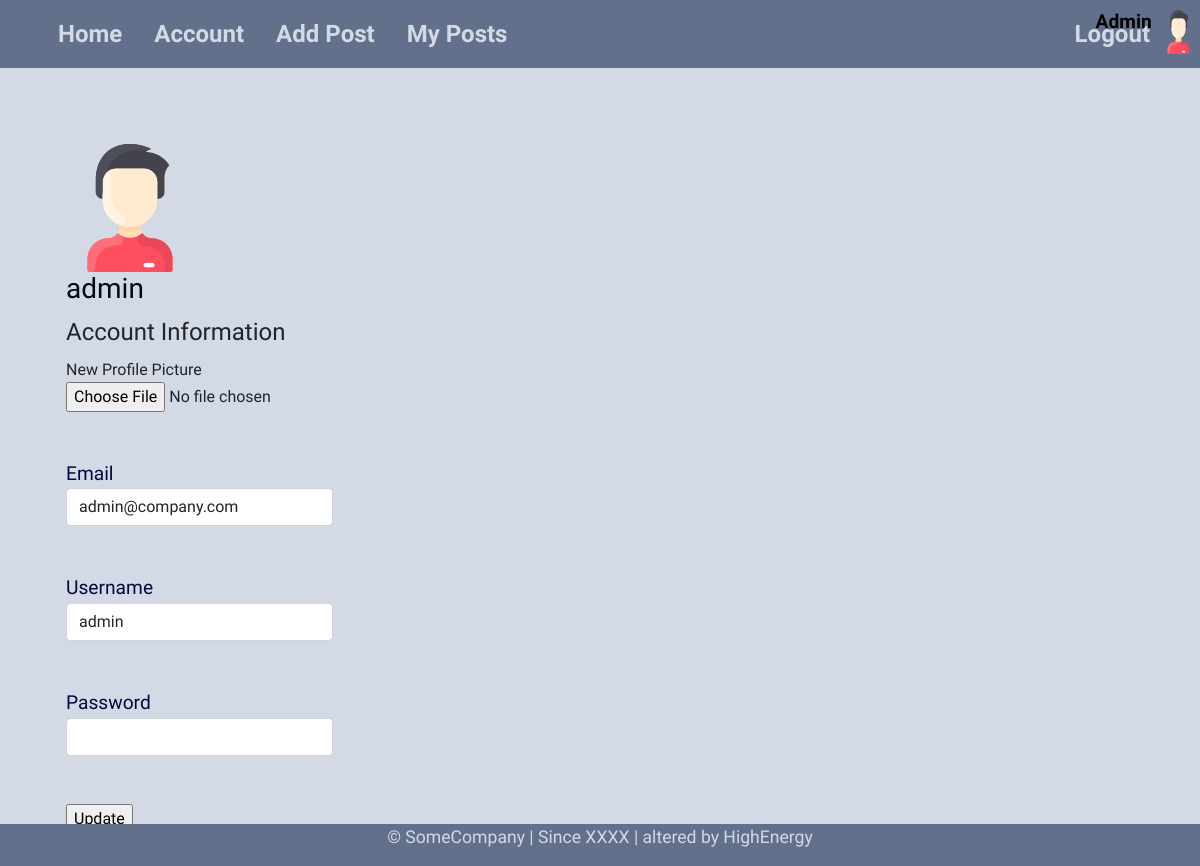
Page /account (signed in) on the committed database.
### models.py (models this page shows, shortened)
class User(db.Model, UserMixin):
    __tablename__ = 'user'
    id = db.Column(db.Integer, primary_key=True)
    username = db.Column(db.String(20), index=True, unique=True, nullable=False)
    email = db.Column(db.String(64), index=True, unique=True, nullable=False)
    hashed_password = db.Column(db.String(32), index=True, nullable=False)
    profile_picture = db.Column(db.String(20), nullable=False)
    gender = db.Column(db.String(10), nullable=False)
    joined_time = db.Column(db.DateTime, default=datetime.utcnow, nullable=False)
    user_post = db.relationship('Post', backref='user', cascade='all, delete, delete-orphan', lazy=True)

### routes.py (the view)
@myApp.route('/account', methods=['GET', 'POST'])
@login_required
def account():
    form = UpdateAccount()
    if form.validate_on_submit() and current_user.check_password(form.password.data):
        if form.picture.data:
            pfile = save_picture(form.picture.data)
            current_user.profile_picture = pfile
        current_user.username = form.username.data
        current_user.email = form.email.data
        db.session.commit()
        flash('Account has been updated.')
        return redirect(url_for('account'))
    elif request.method == 'GET':
        form.email.data = current_user.email
        form.username.data = current_user.username
    else:
        flash('Wrong password. Please try again.')
    image_file = url_for('static', filename='profile_pics/' + current_user.profile_picture)
    return render_template('account.html', title='Account', form=form, image_file=image_file)

### forms.py (shortened to what this page needs)
class UpdateAccount(FlaskForm):
    email = StringField('Email', validators=[DataRequired(), Email()])
    username = StringField('Username', validators=[DataRequired(), Length(min=4, max=14)])
    password = PasswordField('Password', validators=[DataRequired(), Length(min=8, max=16)])
    picture = FileField('New Profile Picture', validators=[FileAllowed(['jpg', 'png'])])
    submit = SubmitField('Update')

### models.py (called while the page is built)
@login_manager.user_loader
def load_user(user_id):
    return User.query.get(user_id)

### templates/account.html (shortened to what this page needs)
{% extends 'base.html' %}
{% block content %}
<div class="container">
    <div>
        <img src="{{ image_file }}" alt="">
        <div>
            <h3>{{ current_user.username }}</h3>
        </div>
    </div>
    <form action="" method="POST" enctype="multipart/form-data">
        <fieldset>
            <legend>Account Information</legend>
            <div class="form-group col-sm-3 mb-5">
                {{ form.picture.label }}
                {{ form.picture() }}
            </div>
            <div class="form-group col-sm-3 mb-5">
                {{ form.email.label(class="inline-label") }}
                {% if form.email.errors %}
                {{ form.email(class="form-control is-invalid") }}
                    {% for error in form.email.errors %}
                        <span>{{ error }}</span>
                    {% endfor %}
                {% else %}
                    {{ form.email(class="form-control is-focus") }}
                {% endif %}
            </div>
            <div class="form-group col-sm-3 mb-5">
                {{ form.username.label(class="inline-label") }}
                {% if form.username.errors %}
                {{ form.username(class="form-control is-invalid") }}
                    {% for error in form.username.errors %}
                        <span>{{ error }}</span>
                    {% endfor %}
                {% else %}
                    {{ form.username(class="form-control is-focus") }}
                {% endif %}
            </div>
            <div class="form-group col-sm-3 mb-5">
                {{ form.password.label(class="inline-label") }}
                {% if form.password.errors %}
                {{ form.password(class="form-control is-invalid") }}
                    {% for error in form.password.errors %}
                        <span>{{ error }}</span>
                    {% endfor %}
                {% else %}
                    {{ form.password(class="form-control is-focus") }}
                {% endif %}
            </div>
        </fieldset>
        <div>
            {{ form.submit() }}
        </div>
    </form>
    <div>
        <h5>If you want to delete your account click <a href="{{ url_for('delete_account') }}">here</a>.</h5>
    </div>
</div>
{% endblock %}

### templates/base.html (shortened to what this page needs)
<!DOCTYPE html>
<html lang="en">
<head>
    <link rel="stylesheet" href="{{ url_for('static', filename='bootstrap.min.css') }}">
    <link rel="stylesheet" href="{{ url_for('static', filename='styles.css') }}">
</head>
<body>
    <header class="container">
        <nav class="navbar navbar-expand-md nav-bg fixed-top">
            <div class="container">
                <div class="collapse navbar-collapse">
                    {% if current_user.is_authenticated %}
                        <a class="nav-link" href="{{ url_for('home') }}">Home</a>
                        <a class="nav-link" href="{{ url_for('account') }}">Account</a>
                        <a class="nav-link" href="{{ url_for('createPost') }}">Add Post</a>
                        <a class="nav-link" href="{{ url_for('ownedPost') }}">My Posts</a>
                    {% else %}
                        <a class="nav-link" href="{{ url_for('home') }}">Home</a>
                        <a class="nav-link" href="{{ url_for('about') }}">About</a>
                    {% endif %}
                </div>
                <div class="navbar-nav">
                    {% if current_user.is_authenticated %}
                        <a class="nav-link" href="{{ url_for('logout') }}">Logout</a>
                    {% else %}
                        <a class="nav-link" href="{{ url_for('login') }}">Login</a>
                        <a class="nav-link" href="{{ url_for('register') }}">Register</a>
                    {% endif %}
                </div>
                {% if current_user.is_authenticated %}
                    <div class="profile-container">
                        <img class="img-right" src="{{ url_for('static', filename='profile_pics/man.png') }}" alt="Not available">
                        <h3 class="name-right">{{ current_user.username | title }}</h3>
                    </div>
                {% endif %}
            </div>
        </nav>
    </header>
    <main class="container">
        <div class="msg-flashes">
        </div>
        <div class="container">
            {% block content %}{% endblock %}
        </div>
    </main>
    <footer class="fixed-bottom">
        <div class="text-center">
            <p class="p-font">&copy; SomeCompany | <span>Since XXXX</span> | altered by HighEnergy</p>
        </div>
    </footer>
</body>
</html>

### static/styles.css (style rules this page uses)
body { background-color: #d3dae6; font-family: 'Cairo', sans-serif; }
header { margin-bottom: 4em; font-size: 1.5em; }
footer { background-color: #62708c; margin-top: 4em; width: 100%; }
h1, h2, h3, h4, h5, h6 { color: #030a1a; }
a { text-decoration: none; }
.msg-flashes { text-align: center; position: relative; height: 6vh; }
.nav-bg { background-color: #62708c; }
.container .nav-link { color: #d3dae6; font-weight: bold; }
.p-font { font-size: 1.1em; color: #d3dae6; }
.inline-label { font-size: 1.2rem; color: #06063d; }
.profile-container { padding: 5px; text-align: right; position: absolute; width: 12%; height: 100%; right: 0; top: 0; }
.name-right { padding: 5px; position: absolute; font-weight: bold; font-size: 0.8em; left: 0; width: 70%; height: 100%; color: #000000; }
.img-right { padding: 5px; position: absolute; right: 0; height: 80%; width: 30%; }

### rows in the picture
User: username "Admin", username "admin", email "admin@company.com"
